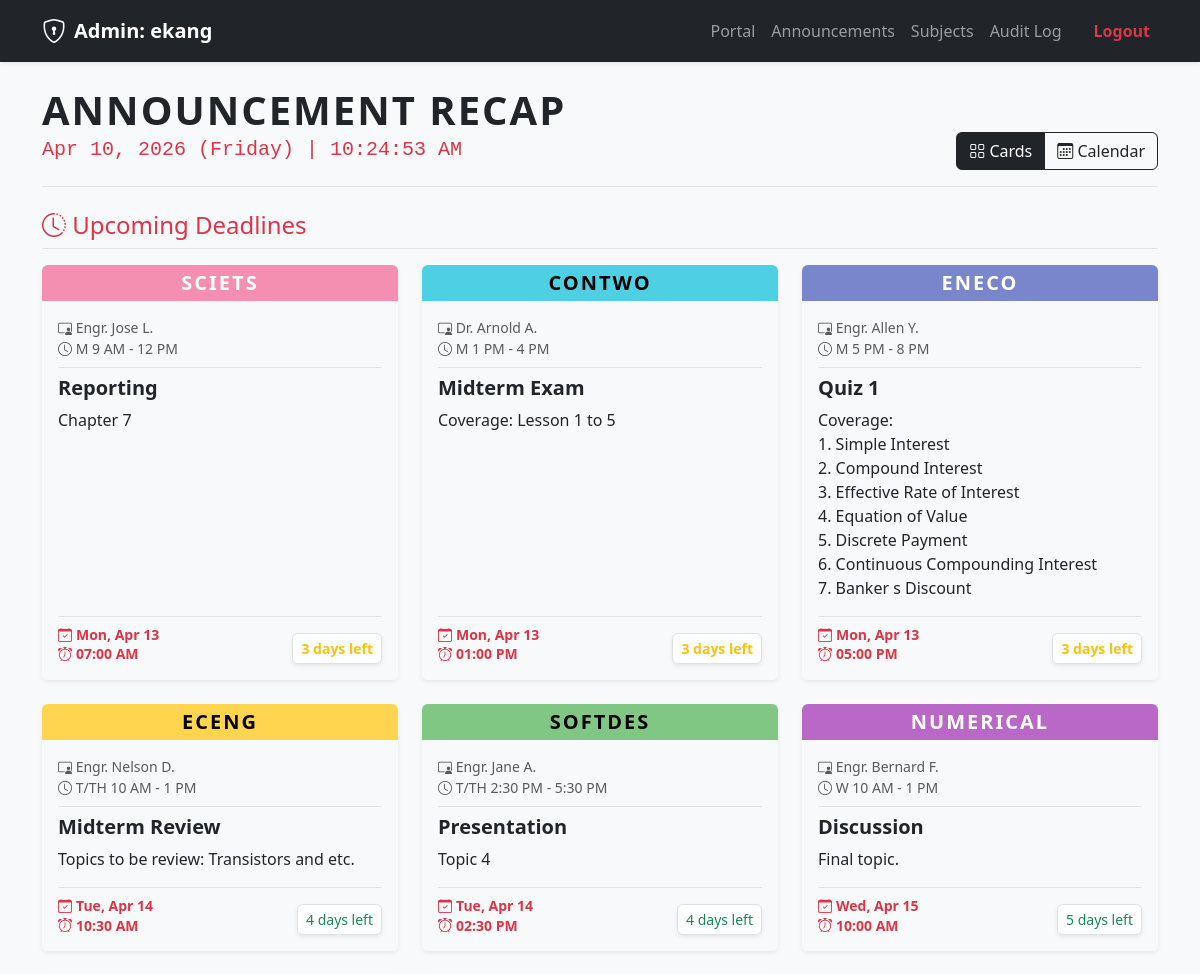
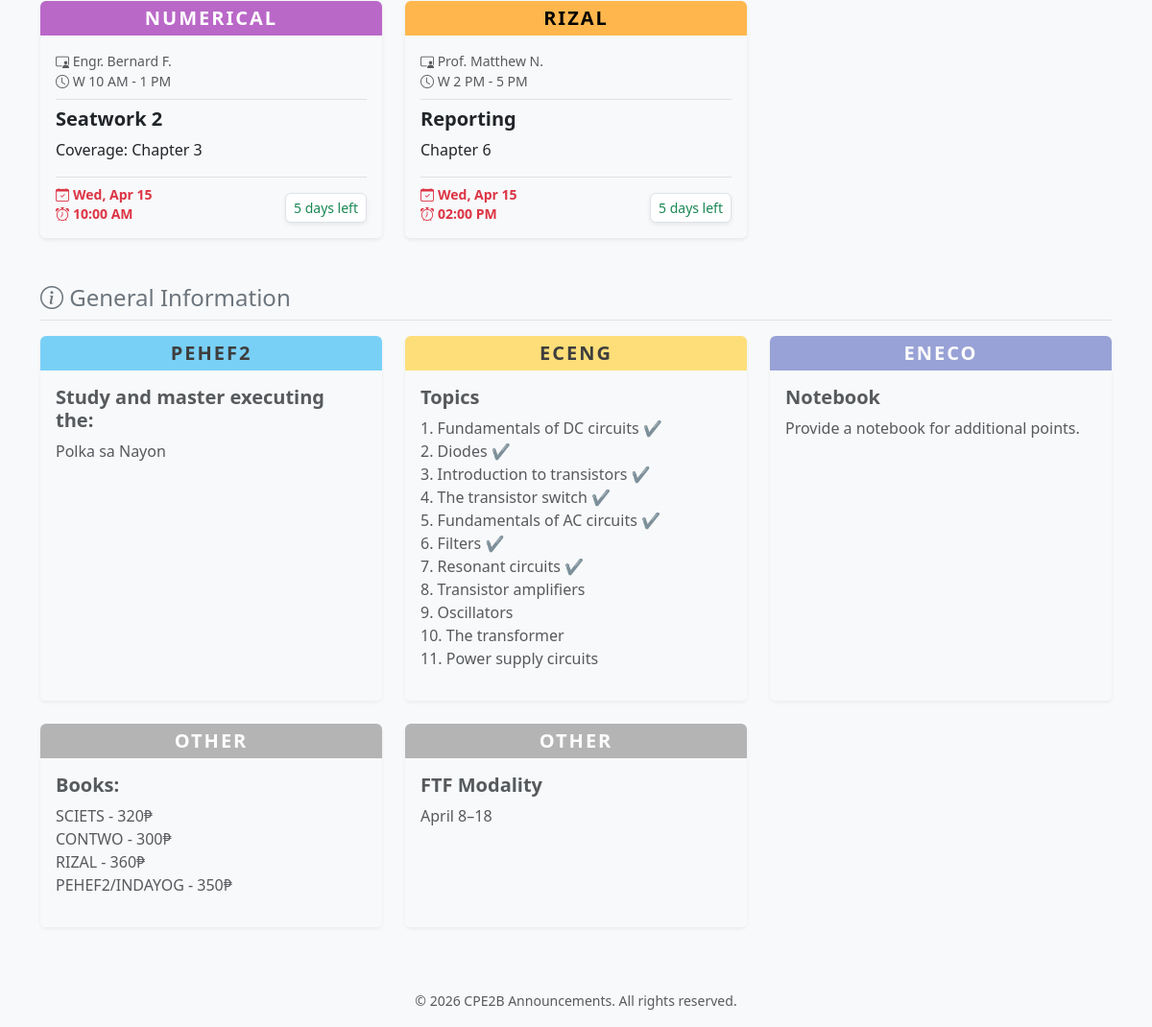
The app's page / (signed in) with its own data (2 pictures, top to bottom).
### tables this page shows
CREATE TABLE IF NOT EXISTS `tbl_announcements` (
  `id` int NOT NULL AUTO_INCREMENT,
  `admin_id` int DEFAULT NULL,
  `subject_id` int DEFAULT NULL,
  `title` varchar(100) NOT NULL,
  `content` text NOT NULL,
  `due_date` date DEFAULT NULL,
  `due_time` time DEFAULT NULL,
  `end_date` date DEFAULT NULL,
  `status` enum('active','archived') DEFAULT 'active',
  `created_at` timestamp NULL DEFAULT CURRENT_TIMESTAMP,
  `updated_at` timestamp NULL DEFAULT CURRENT_TIMESTAMP ON UPDATE CURRENT_TIMESTAMP,
  PRIMARY KEY (`id`),
  KEY `admin_id` (`admin_id`),
  KEY `subject_id` (`subject_id`),
  KEY `idx_due_date` (`due_date`),
  KEY `idx_subject_status` (`subject_id`,`status`),
  CONSTRAINT `tbl_announcements_ibfk_1` FOREIGN KEY (`admin_id`) REFERENCES `tbl_admins` (`id`) ON DELETE SET NULL,
  CONSTRAINT `tbl_announcements_ibfk_2` FOREIGN KEY (`subject_id`) REFERENCES `tbl_subjects` (`id`) ON DELETE CASCADE
);

CREATE TABLE IF NOT EXISTS `tbl_subjects` (
  `id` int NOT NULL AUTO_INCREMENT,
  `code` varchar(20) NOT NULL,
  `name` varchar(100) NOT NULL,
  `professor` varchar(100) DEFAULT NULL,
  `schedule` varchar(100) DEFAULT NULL,
  `color_theme` varchar(50) DEFAULT 'bg-other',
  `status` enum('active','archived') DEFAULT 'active',
  `created_at` timestamp NULL DEFAULT CURRENT_TIMESTAMP,
  PRIMARY KEY (`id`)
);

### includes/helpers.php (called while the page is built, shortened)
<?php
function e($string)
{
    return htmlspecialchars($string ?? '', ENT_QUOTES, 'UTF-8');
}
function parseScheduleTime($schedule)
{
    if (preg_match('/(\d{1,2}(:\d{2})?\s*[AP]M)/i', $schedule, $matches)) {
        return strtotime($matches[1]);
    }
    return 9999999999;
}
function getActiveAnnouncements($pdo)
{
    $announcements = $pdo->query("SELECT a.*, s.code, s.name, s.professor, s.schedule, s.color_theme
                        FROM tbl_announcements a
                        LEFT JOIN tbl_subjects s ON a.subject_id = s.id
                        WHERE a.status = 'active' ORDER BY ISNULL(a.due_date), a.due_date ASC")->fetchAll();
    usort($announcements, function ($a, $b) {
        if ($a['due_date'] !== $b['due_date']) return 0;
        $timeA = parseScheduleTime($a['schedule']);
        $timeB = parseScheduleTime($b['schedule']);
        if ($timeA !== $timeB) return $timeA <=> $timeB;
        return strcmp($a['code'], $b['code']);
    });
    return $announcements;
}
function getDaysLeft(string $dueDate): array
{
    $today = new DateTime('today', new DateTimeZone('Asia/Manila'));
    $due   = new DateTime($dueDate, new DateTimeZone('Asia/Manila'));
    $diff  = (int) $today->diff($due)->format('%r%a');
    if ($diff > 3)       return ['label' => "{$diff} days left",  'class' => 'text-success'];
    if ($diff > 0)       return ['label' => "{$diff} days left",  'class' => 'text-warning fw-bold'];
    return               ['label' => abs($diff) . 'd overdue',    'class' => 'text-danger text-decoration-line-through'];
}

### public/index.php (the view, shortened to what this page needs)
<?php
require_once __DIR__ . '/../includes/db.php';
require_once __DIR__ . '/../includes/helpers.php';
$announcements = getActiveAnnouncements($pdo);
$upcomingDeadlines = array_filter($announcements, fn($a) => !empty($a['due_date']));
$generalInfo = array_filter($announcements, fn($a) => empty($a['due_date']));
include __DIR__ . '/../includes/header.php';
?>
<div class="d-flex flex-column flex-md-row justify-content-between align-items-center align-items-md-end mb-4 mt-3 border-bottom pb-3 text-center text-md-start">
    <div class="mb-3 mb-md-0">
        <h1 class="display-6 fw-bold text-uppercase mb-0" style="letter-spacing: 2px;">Announcement Recap</h1>
        <h5 class="text-danger font-monospace mt-1">
            <?= date('M d, Y (l)') ?> | <span id="liveClock"><?= date('h:i:s A') ?></span>
        </h5>
    </div>
    <div class="btn-group" role="group">
        <button class="btn btn-outline-dark active" id="btn-card" onclick="toggleView('card')"><i class="bi bi-grid"></i> Cards</button>
        <button class="btn btn-outline-dark" id="btn-calendar" onclick="toggleView('calendar')"><i class="bi bi-calendar3"></i> Calendar</button>
    </div>
</div>
<div id="view-card">
    <h4 class="text-danger mb-3 border-bottom pb-2"><i class="bi bi-clock-history"></i> Upcoming Deadlines</h4>
    <div class="row row-cols-1 row-cols-md-2 row-cols-lg-3 g-4 mb-5">
        <?php foreach ($upcomingDeadlines as $row): ?>
            <?php $timeStatus = getDaysLeft($row['due_date']); ?>
            <div class="col">
                <div class="card h-100 shadow-sm border-0 announcement-card">
                    <div class="card-header border-0 text-center p-0">
                        <span class='badge w-100 py-2 fs-5 <?= e($row['color_theme']) ?>' style="border-radius: 6px 6px 0 0; letter-spacing: 2px;">
                            <?= e($row['code']) ?>
                        </span>
                    </div>
                    <div class="card-body pt-3 bg-light rounded-bottom d-flex flex-column">
                        <div class="text-muted small mb-2 border-bottom pb-2">
                            <i class="bi bi-person-video3"></i> <?= e($row['professor']) ?> <br>
                            <i class="bi bi-clock"></i> <?= e($row['schedule']) ?>
                        </div>
                        <h5 class="card-title fw-bold text-dark"><?= e($row['title']) ?></h5>
                        <div class="card-text mb-3 flex-grow-1"><?= nl2br(e($row['content'])) ?></div>
                        <div class="mt-auto pt-2 border-top d-flex justify-content-between align-items-end">
                            <div class="text-danger fw-bold small" style="line-height: 1.4;">
                                <?php if ($row['end_date']): ?>
                                    <div>
                                        <i class="bi bi-calendar-check me-1"></i><?= date('M d', strtotime($row['due_date'])) ?> - <?= date('M d, Y', strtotime($row['end_date'])) ?>
                                    </div>
                                <?php else: ?>
                                    <div>
                                        <i class="bi bi-calendar-check me-1"></i><?= date('D, M d', strtotime($row['due_date'])) ?>
                                    </div>
                                    <?php if (!empty($row['due_time'])): ?>
                                        <div>
                                            <i class="bi bi-alarm me-1"></i><?= date('h:i A', strtotime($row['due_time'])) ?>
                                        </div>
                                    <?php endif; ?>
                                <?php endif; ?>
                            </div>
                            <span class="small <?= $timeStatus['class'] ?> bg-white px-2 py-1 rounded border shadow-sm">
                                <?= $timeStatus['label'] ?>
                            </span>
                        </div>
                    </div>
                </div>
            </div>
        <?php endforeach; ?>
    </div>
    <h4 class="text-secondary mb-3 border-bottom pb-2"><i class="bi bi-info-circle"></i> General Information</h4>
    <div class="row row-cols-1 row-cols-md-2 row-cols-lg-3 g-4">
        <?php foreach ($generalInfo as $row): ?>
            <div class="col">
                <div class="card h-100 shadow-sm border-0 announcement-card opacity-75">
                    <div class="card-header border-0 text-center p-0">
                        <span class='badge w-100 py-2 fs-5 <?= e($row['color_theme']) ?>' style="border-radius: 6px 6px 0 0; letter-spacing: 2px;"><?= e($row['code']) ?></span>
                    </div>
                    <div class="card-body pt-3 bg-light rounded-bottom d-flex flex-column">
                        <h5 class="card-title fw-bold text-dark"><?= e($row['title']) ?></h5>
                        <div class="card-text mb-3 flex-grow-1"><?= nl2br(e($row['content'])) ?></div>
                    </div>
                </div>
            </div>
        <?php endforeach; ?>
    </div>
</div>
<?php include __DIR__ . '/../includes/footer.php'; ?>

### assets/css/style.css (style rules this page uses)
body { background-color: #f8f9fa; font-family: "Segoe UI", Tahoma, Geneva, Verdana, sans-serif; }
.announcement-card { transition: transform 0.2s; }
.bg-sciets { background-color: #f48fb1 !important; color: #fff !important; }
.bg-contwo { background-color: #4dd0e1 !important; color: #000 !important; }
.bg-eneco { background-color: #7986cb !important; color: #fff !important; }
.bg-eceng { background-color: #ffd54f !important; color: #000 !important; }
.bg-softdes { background-color: #81c784 !important; color: #000 !important; }
.bg-numerical { background-color: #ba68c8 !important; color: #fff !important; }
.bg-rizal { background-color: #ffb74d !important; color: #000 !important; }
.bg-pehef2 { background-color: #4fc3f7 !important; color: #000 !important; }
.bg-other { background-color: #9e9e9e !important; color: #fff !important; }

### records on screen
tbl_announcements: subject.code "SCIETS", subject.professor "Engr. Jose L.", subject.schedule "M 9 AM - 12 PM", title "Reporting", content "Chapter 7", due_date "Mon, Apr 13", due_time "07:00 AM", due_date "3 days left"
tbl_announcements: subject.code "CONTWO", subject.professor "Dr. Arnold A.", subject.schedule "M 1 PM - 4 PM", title "Midterm Exam", content "Coverage: Lesson 1 to 5", due_date "Mon, Apr 13", due_time "01:00 PM", due_date "3 days left"
tbl_announcements: subject.code "ENECO", subject.professor "Engr. Allen Y.", subject.schedule "M 5 PM - 8 PM", title "Quiz 1", content "Coverage: 1. Simple Interest 2. Compound Interest 3. Effective Rate of Interest 4. Equation of Value 5. Discrete Payment 6. Continuous Compounding Interest 7. Banker s Discount", due_date "Mon, Apr 13", due_time "05:00 PM", due_date "3 days left"
tbl_announcements: subject.code "ECENG", subject.professor "Engr. Nelson D.", subject.schedule "T/TH 10 AM - 1 PM", title "Midterm Review", content "Topics to be review: Transistors and etc.", due_date "Tue, Apr 14", due_time "10:30 AM", due_date "4 days left"
tbl_announcements: subject.code "SOFTDES", subject.professor "Engr. Jane A.", subject.schedule "T/TH 2:30 PM - 5:30 PM", title "Presentation", content "Topic 4", due_date "Tue, Apr 14", due_time "02:30 PM", due_date "4 days left"
tbl_announcements: subject.code "NUMERICAL", subject.professor "Engr. Bernard F.", subject.schedule "W 10 AM - 1 PM", title "Discussion", content "Final topic.", due_date "Wed, Apr 15", due_time "10:00 AM", due_date "5 days left"
tbl_announcements: subject.code "NUMERICAL", subject.professor "Engr. Bernard F.", subject.schedule "W 10 AM - 1 PM", title "Seatwork 2", content "Coverage: Chapter 3", due_date "Wed, Apr 15", due_time "10:00 AM", due_date "5 days left"
tbl_announcements: subject.code "RIZAL", subject.professor "Prof. Matthew N.", subject.schedule "W 2 PM - 5 PM", title "Reporting", content "Chapter 6", due_date "Wed, Apr 15", due_time "02:00 PM", due_date "5 days left"
tbl_announcements: subject.code "PEHEF2", title "Study and master executing the:", content "Polka sa Nayon"
tbl_announcements: subject.code "ECENG", title "Topics", content "1. Fundamentals of DC circuits ✔️ 2. Diodes ✔️ 3. Introduction to transistors ✔️ 4. The transistor switch ✔️ 5. Fundamentals of AC circuits ✔️ 6. Filters ✔️ 7. Resonant circuits ✔️ 8. Transistor amplifiers 9. Oscillators 10. The transformer 11. Power supply circuits"
tbl_announcements: subject.code "ENECO", title "Notebook", content "Provide a notebook for additional points."
tbl_announcements: subject.code "OTHER", title "Books:", content "SCIETS - 320₱ CONTWO - 300₱ RIZAL - 360₱ PEHEF2/INDAYOG - 350₱"
tbl_announcements: subject.code "OTHER", title "FTF Modality", content "April 8–18"

### other values on screen
$_SESSION['username'] "ekang"
APP_NAME "CPE2B Announcements"
